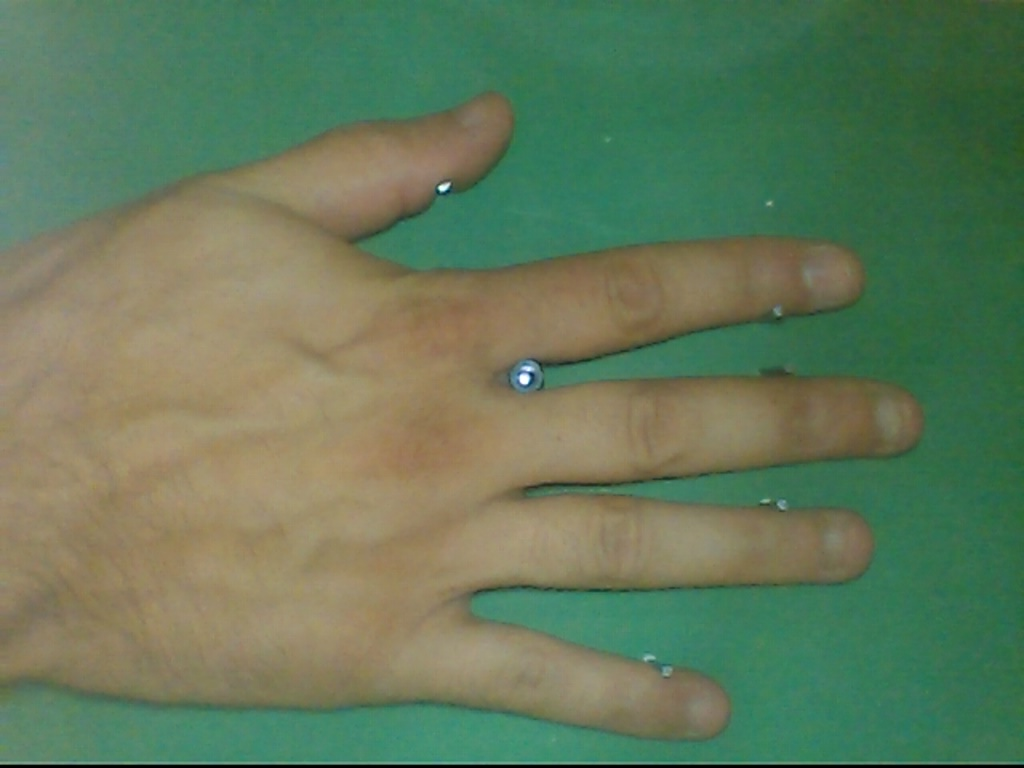
#> input picture zilean/maki/Ariel1.jpg, 1024 x 768 px
$ python hist.py
#> lines starting #> are read from the running program, lines starting #| are printed output that depends on the picture
import cv2
import numpy as np

bgr = cv2.imread("maki/Ariel1.jpg")
#> bgr is the input picture: shape (768, 1024, 3); mean B, G, R 90.4, 121.7, 99.2
Y = bgr#cv2.cvtColor(bgr, cv2.COLOR_BGR2YCR_CB)
h,w = bgr.shape[:2]
#> h = 768; w = 1024

graf = np.zeros((256,256), np.int32)
ngraf = np.zeros((256,256), np.uint8)
for y in range(h):
    for x in range(w):
        if graf[Y[y,x,1],Y[y,x,2]] < 255:
            graf[Y[y,x,1],Y[y,x,2]]+=1
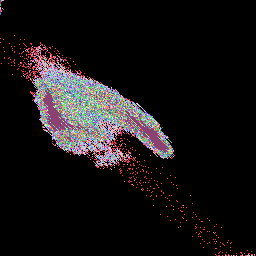
#> graf: shape (256, 256) int32; 256 distinct labels, from 0 to 255; one colour per label, 0 black
#print graf.max()
ngraf=(graf/graf.max()*255).astype(np.uint8)

#print ngraf.max()
cv2.imshow('hist',ngraf)
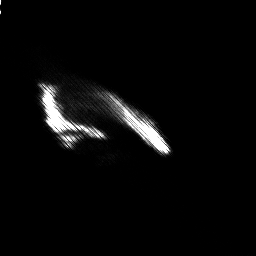
#> window 'hist': shape (256, 256); min 0, max 255, mean 8.2

cv2.waitKey()

$ run again, with zilean/maki/4.jpg copied over zilean/maki/Ariel1.jpg
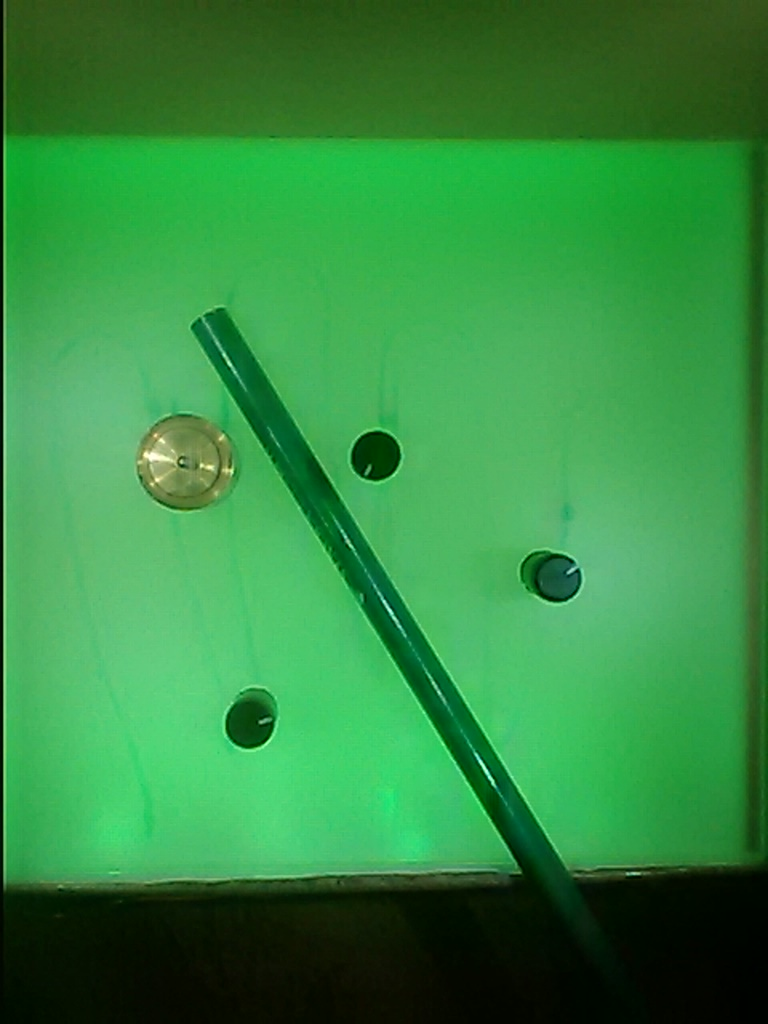
#> input picture zilean/maki/4.jpg, 768 x 1024 px
#> bgr is the input picture: shape (1024, 768, 3); mean B, G, R 65.7, 139.3, 51.4
#> after the loop `for y in range(h):`:
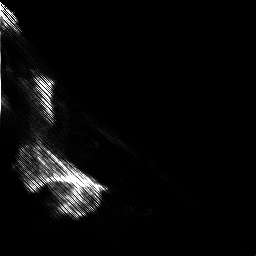
#> graf: shape (256, 256) int32; min 0, max 255, mean 9.7

$ run again, with zilean/maki/IMG_20140224_213449.jpg copied over zilean/maki/Ariel1.jpg
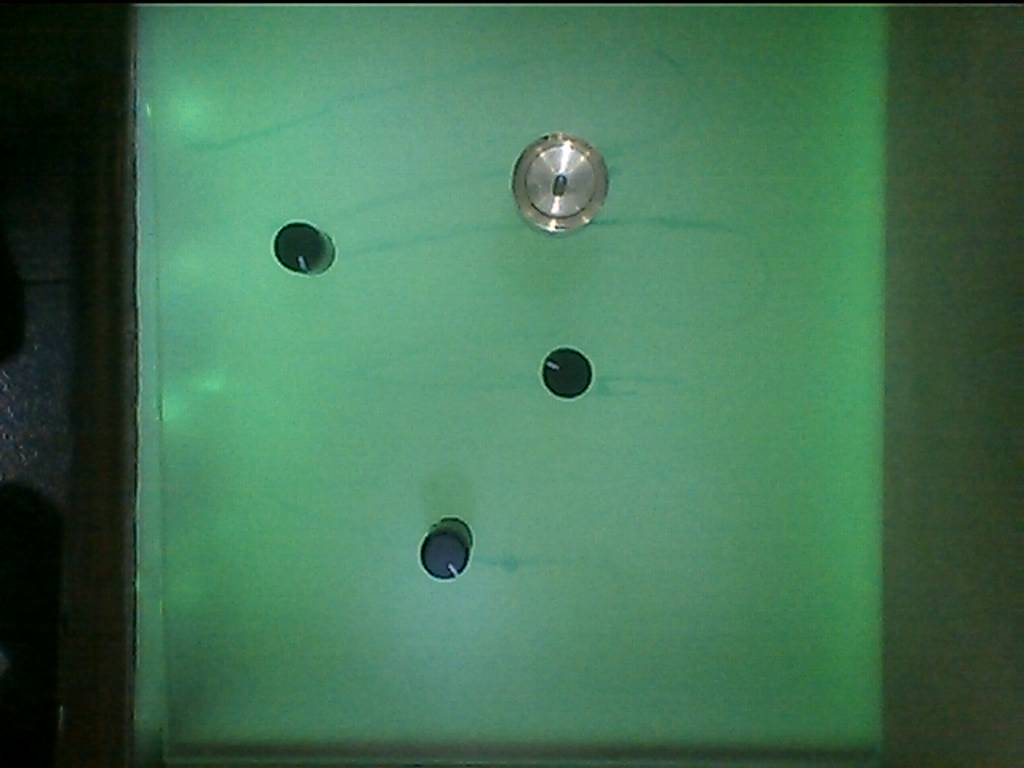
#> input picture zilean/maki/IMG_20140224_213449.jpg, 1024 x 768 px
#> bgr is the input picture: shape (768, 1024, 3); mean B, G, R 84.5, 114.7, 67.6
#> after the loop `for y in range(h):`:
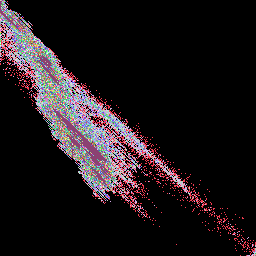
#> graf: shape (256, 256) int32; 256 distinct labels, from 0 to 255; one colour per label, 0 black
#> `cv2.imshow('hist',ngraf)`:
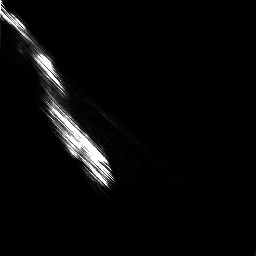
#> window 'hist': shape (256, 256); min 0, max 255, mean 8.5

$ run again, with zilean/maki/IMG_20140224_213456.jpg copied over zilean/maki/Ariel1.jpg
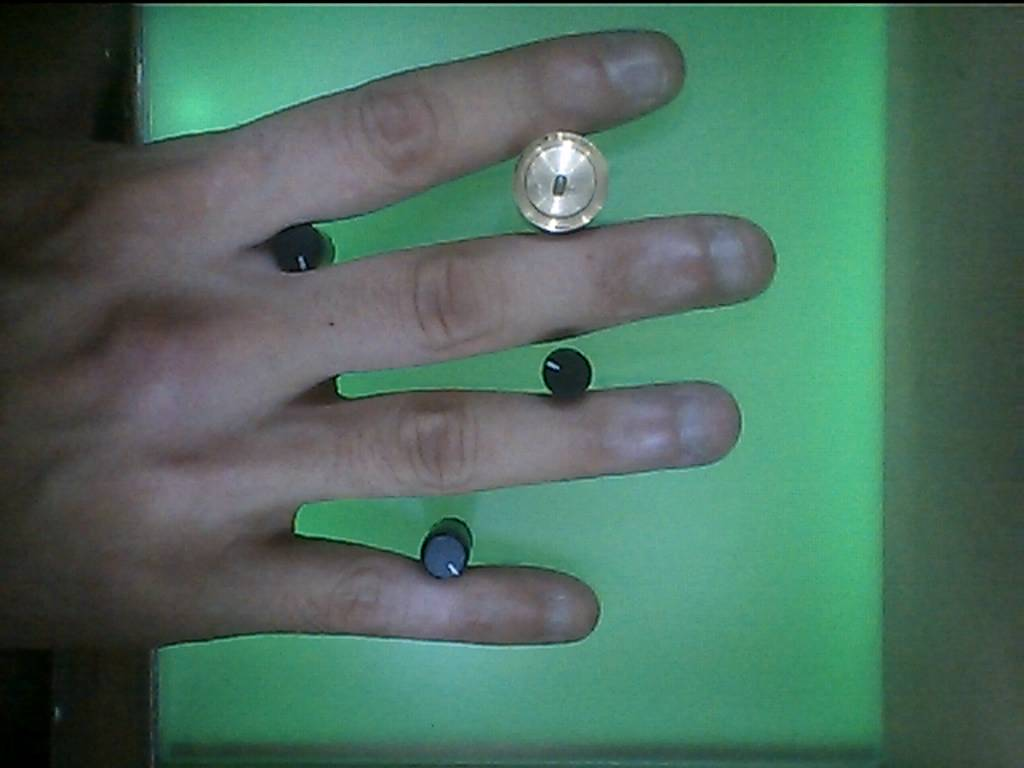
#> input picture zilean/maki/IMG_20140224_213456.jpg, 1024 x 768 px
#> bgr is the input picture: shape (768, 1024, 3); mean B, G, R 94.9, 110, 76.7
#> after the loop `for y in range(h):`:
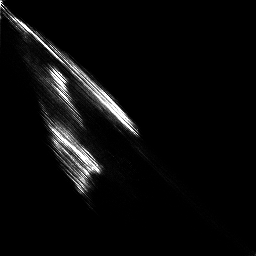
#> graf: shape (256, 256) int32; min 0, max 255, mean 10.3
